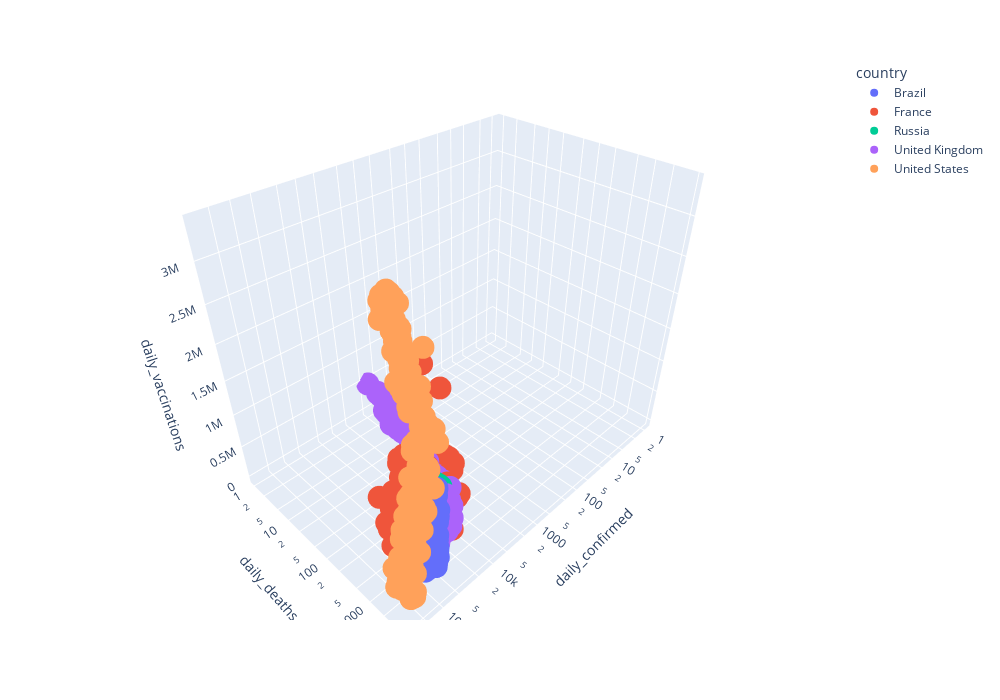

The code cell stored with this chart in its notebook:
### Code cell
#фильтруем таблицу по странам
countries=['United States', 'Russia', 'United Kingdom', 'Brazil', 'France']
scatter_data = covid_df[covid_df['country'].isin(countries)]

#строим график
fig = px.scatter_3d(
    data_frame=scatter_data, #DataFrame
    x = 'daily_confirmed', #ось абсцисс
    y = 'daily_deaths', #ось ординат
    z = 'daily_vaccinations', #ось аппликат
    color='country', #расцветка в зависимости от страны
    log_x=True, 
    log_y=True,
    width=1000,
    height=700
)

#отображаем график
fig.show()
fig.write_html("plotly/scatter_3d.html")

### Figure 1 — Plotly figure (JSON) as saved in the notebook; plotly's stock layout.template omitted (floating-point values rounded to 4 significant figures; data arrays with more than 128 entries replaced by an {"elided": "..."} marker saying what was removed)
{"data": [{"hovertemplate": "country=Brazil<br>daily_confirmed=%{x}<br>daily_deaths=%{y}<br>daily_vaccinations=%{z}<extra></extra>", "legendgroup": "Brazil", "marker": {"color": "#636efa", "symbol": "circle"}, "mode": "markers", "name": "Brazil", "scene": "scene", "showlegend": true, "type": "scatter3d", "x": {"elided": "460 int values"}, "y": {"elided": "460 int values"}, "z": {"elided": "460 int values"}}, {"hovertemplate": "country=France<br>daily_confirmed=%{x}<br>daily_deaths=%{y}<br>daily_vaccinations=%{z}<extra></extra>", "legendgroup": "France", "marker": {"color": "#EF553B", "symbol": "circle"}, "mode": "markers", "name": "France", "scene": "scene", "showlegend": true, "type": "scatter3d", "x": {"elided": "492 int values"}, "y": {"elided": "492 int values"}, "z": {"elided": "492 int values"}}, {"hovertemplate": "country=Russia<br>daily_confirmed=%{x}<br>daily_deaths=%{y}<br>daily_vaccinations=%{z}<extra></extra>", "legendgroup": "Russia", "marker": {"color": "#00cc96", "symbol": "circle"}, "mode": "markers", "name": "Russia", "scene": "scene", "showlegend": true, "type": "scatter3d", "x": {"elided": "485 int values"}, "y": {"elided": "485 int values"}, "z": {"elided": "485 int values"}}, {"hovertemplate": "country=United Kingdom<br>daily_confirmed=%{x}<br>daily_deaths=%{y}<br>daily_vaccinations=%{z}<extra></extra>", "legendgroup": "United Kingdom", "marker": {"color": "#ab63fa", "symbol": "circle"}, "mode": "markers", "name": "United Kingdom", "scene": "scene", "showlegend": true, "type": "scatter3d", "x": {"elided": "485 int values"}, "y": {"elided": "485 int values"}, "z": {"elided": "485 int values"}}, {"hovertemplate": "country=United States<br>daily_confirmed=%{x}<br>daily_deaths=%{y}<br>daily_vaccinations=%{z}<extra></extra>", "legendgroup": "United States", "marker": {"color": "#FFA15A", "symbol": "circle"}, "mode": "markers", "name": "United States", "scene": "scene", "showlegend": true, "type": "scatter3d", "x": {"elided": "494 int values"}, "y": {"elided": "494 int values"}, "z": {"elided": "494 int values"}}], "layout": {"height": 700, "legend": {"title": {"text": "country"}, "tracegroupgap": 0}, "margin": {"t": 60}, "scene": {"domain": {"x": [0, 1], "y": [0, 1]}, "xaxis": {"title": {"text": "daily_confirmed"}, "type": "log"}, "yaxis": {"title": {"text": "daily_deaths"}, "type": "log"}, "zaxis": {"title": {"text": "daily_vaccinations"}}}, "width": 1000}}
